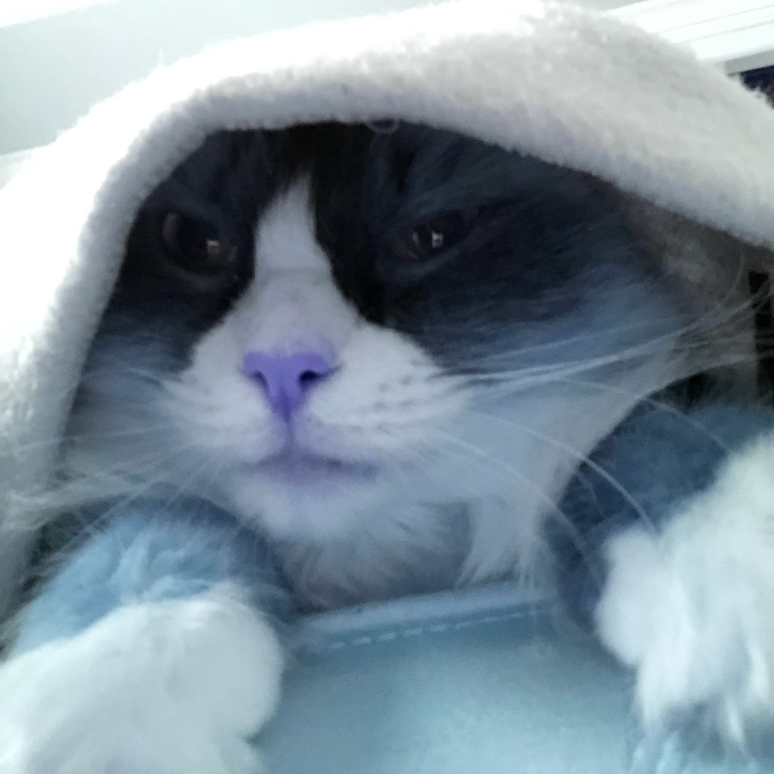
#> input picture lab1/cat.jpg, 2320 x 2320 px (shown at 1/3 size)
$ python 5.py
#> lines starting #> are read from the running program, lines starting #| are printed output that depends on the picture
import numpy as np
import cv2
import matplotlib.pyplot as plt
import sys
if sys.platform == "darwin":
    import matplotlib
    matplotlib.use("TkAgg")  # due to a bug on MacOS, just ignore it...


# b.
im_test = np.array(
    [[176, 94 , 201, 219],
     [37 , 161, 16 , 88 ],
     [71 , 129, 177, 81 ],
     [41 , 198, 107, 19 ]]
)

print("Flip:")
print(np.flip(im_test, axis=0))

print("\nFlop:")
print(np.flip(im_test, axis=1))

print("\nInvert:")
print(255 - im_test)

print("\nRotate by 90 degrees clockwise:")
print(np.rot90(im_test, -1))


# c.
im = cv2.imread("cat.jpg", cv2.IMREAD_COLOR_RGB)
#> im is the input picture: shape (2320, 2320, 3); mean B, G, R 154.2, 142.7, 126.1

plt.subplot(2, 2, 1)
plt.imshow(np.flip(im, axis=0))
plt.title("Flip")
plt.axis("off")

plt.subplot(2, 2, 2)
plt.imshow(np.flip(im, axis=1))
plt.title("Flop")
plt.axis("off")

plt.subplot(2, 2, 3)
plt.imshow(255 - im)
plt.title("Invert")
plt.axis("off")

plt.subplot(2, 2, 4)
plt.imshow(np.rot90(im, -1))
plt.title("Rotate")
plt.axis("off")

plt.show()
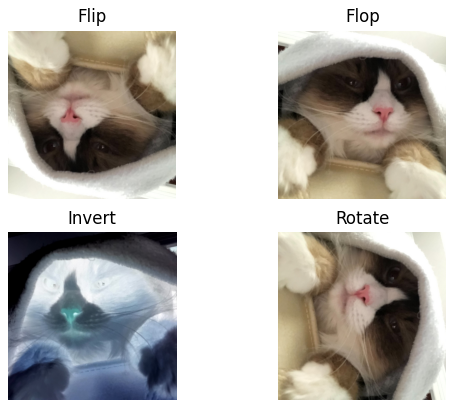
#> figure drawn by matplotlib, 4 panels
